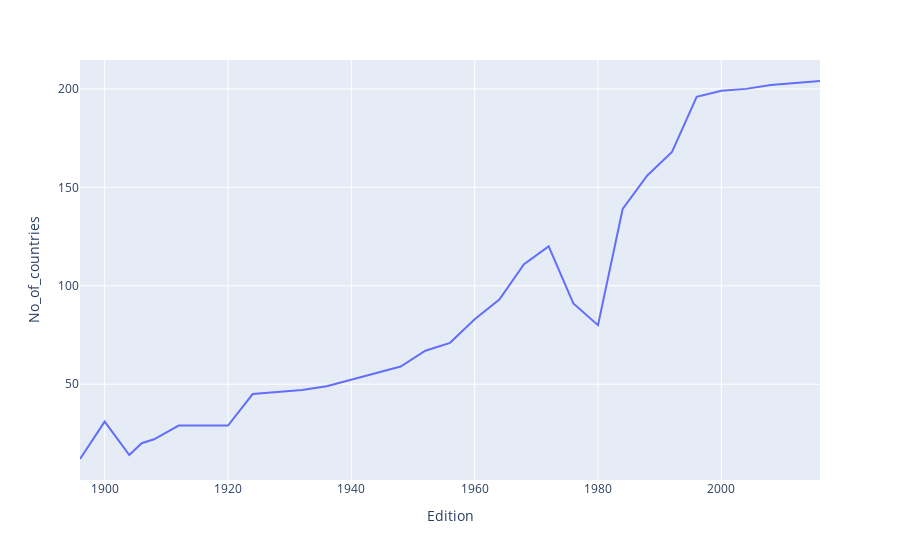

This figure's notebook cell:
### Code cell
fig=px.line(nations_over_time,x='Edition',y='No_of_countries')
fig.show()

### Figure 1 — Plotly figure (JSON) as saved in the notebook; plotly's stock layout.template omitted (floating-point values rounded to 4 significant figures)
{"data": [{"hovertemplate": "Edition=%{x}<br>No_of_countries=%{y}<extra></extra>", "legendgroup": "", "line": {"color": "#636efa", "dash": "solid"}, "marker": {"symbol": "circle"}, "mode": "lines", "name": "", "orientation": "v", "showlegend": false, "type": "scatter", "x": [1896, 1900, 1904, 1906, 1908, 1912, 1920, 1924, 1928, 1932, 1936, 1948, 1952, 1956, 1960, 1964, 1968, 1972, 1976, 1980, 1984, 1988, 1992, 1996, 2000, 2004, 2008, 2012, 2016], "xaxis": "x", "y": [12, 31, 14, 20, 22, 29, 29, 45, 46, 47, 49, 59, 67, 71, 83, 93, 111, 120, 91, 80, 139, 156, 168, 196, 199, 200, 202, 203, 204], "yaxis": "y"}], "layout": {"legend": {"tracegroupgap": 0}, "margin": {"t": 60}, "xaxis": {"anchor": "y", "domain": [0, 1], "title": {"text": "Edition"}}, "yaxis": {"anchor": "x", "domain": [0, 1], "title": {"text": "No_of_countries"}}}}
